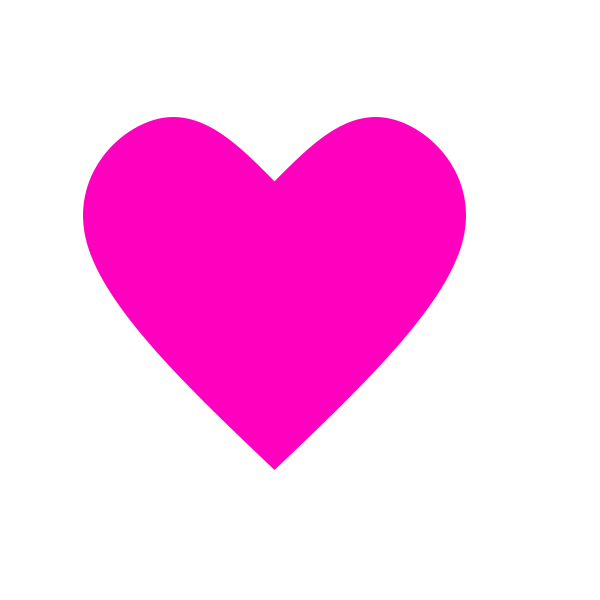
#> input picture shapes/heart.png, 600 x 600 px, found by its file name
$ jupyter execute HeartPathTest.ipynb
#> lines starting #> are read from the running program, lines starting #| are printed output that depends on the picture; after the words box and inside, x2 and y2 are one past the last pixel; in counts of white or black regions, pixels touching at a corner belong together
[cell 1]
import pandas as pd
from matplotlib import pyplot as plt
import cv2
import os

[cell 2]
def PathToFile(file, path):
    df = pd.DataFrame(columns = ["x", "y"], data = path)
    df.to_csv(file, index=False)

[cell 3]
# [12 lines left out: function Line2, not called in this run]

[cell 4]
# [7 lines left out: function Line3, not called in this run]

[cell 5]
def dist(start, end):
    dist=pow(pow(start[0]-end[0],2)+pow(start[1]-end[1],2),0.5)
    return dist

[cell 6]
# [6 lines left out: function LinearPath, not called in this run]

[cell 7]
# [10 lines left out: function Circle, not called in this run]

[cell 8]
def StartPoint(corners):
    x_min = 100000
    y_min = 100000
    y_max = 0
    x_max = 0
    count = 0
    for corner in corners:
        x,y= corner[0]
        x= int((x))
        y= int((y))

    #START POINT LOCATER

        if(x<x_min):
            x_min = x
            y_min = y

        if(y>y_max):
            y_max = y
            x_max = x
            SP_index = count
        count += 1

    SP = [x_max, y_max]
    SP_index
    #END START POINT LOCATION
    return SP_index

[cell 9]
def ValidateEdge(x1, x2, y1, y2, canny):
    #print(canny2[201+52])
    #find y's midpoint
    #[[[680.  52.]][[151. 544.]][[603. 454.]] [[228. 142.]]]
    m_y = int((y1+y2)/2)
    m_fy = int((y1+m_y)/2)
    m_ty = int((y2+m_y)/2)
    #now x
    m_x = int((x1+x2)/2)
    m_fx = int((x1+m_x)/2)
    m_tx = int((x2+m_x)/2)

    n_arr1 = []
    arr1 = []
    p_arr1 = []
    n_arr2 = []
    arr2 = []
    p_arr2 = []
    n_arr3 = []
    arr3 = []
    p_arr3 = []

    check_arr1 = []
    check_arr2 = []
    check_arr3 = []

    n_arr1_5 = canny[m_fy-5]
    n_arr1_4 = canny[m_fy-4]
    n_arr1_3 = canny[m_fy-3]
    n_arr1_2 = canny[m_fy-2]
    n_arr1_1 = canny[m_fy-1]
    arr1 = canny[m_fy]
    p_arr1_1 = canny[m_fy+1]
    p_arr1_2 = canny[m_fy+2]
    p_arr1_3 = canny[m_fy+3]
    p_arr1_4 = canny[m_fy+4]
    p_arr1_5 = canny[m_fy+5]

    n_arr2_5 = canny[m_y-5]
    n_arr2_4 = canny[m_y-4]
    n_arr2_3 = canny[m_y-3]
    n_arr2_2 = canny[m_y-2]
    n_arr2_1 = canny[m_y-1]
    arr2 = canny[m_y]
    p_arr2_1 = canny[m_y+1]
    p_arr2_2 = canny[m_y+2]
    p_arr2_3 = canny[m_y+1]
    p_arr2_4 = canny[m_y+2]
    p_arr2_5 = canny[m_y+1]

    n_arr3_5 = canny[m_ty-5]
    n_arr3_4 = canny[m_ty-4]
    n_arr3_3 = canny[m_ty-3]
    n_arr3_2 = canny[m_ty-2]
    n_arr3_1 = canny[m_ty-1]
    arr3 = canny[m_ty]
    p_arr3_1 = canny[m_ty+1]
    p_arr3_2 = canny[m_ty+2]
    p_arr3_3 = canny[m_ty+3]
    p_arr3_4 = canny[m_ty+4]
    p_arr3_5 = canny[m_ty+5]

    for x in range(m_fx-8, m_fx+8):
        check_arr1.append(n_arr1_5[x])
        check_arr1.append(n_arr1_4[x])
        check_arr1.append(n_arr1_3[x])
        check_arr1.append(n_arr1_2[x])
        check_arr1.append(n_arr1_1[x])
        check_arr1.append(arr1[x])
        check_arr1.append(p_arr1_1[x])
        check_arr1.append(p_arr1_2[x])
        check_arr1.append(p_arr1_3[x])
        check_arr1.append(p_arr1_4[x])
        check_arr1.append(p_arr1_5[x])

    for x in range(m_x-12, m_x+12):
        check_arr2.append(n_arr2_5[x])
        check_arr2.append(n_arr2_4[x])
        check_arr2.append(n_arr2_3[x])
        check_arr2.append(n_arr2_2[x])
        check_arr2.append(n_arr2_1[x])
        check_arr2.append(arr2[x])
        check_arr2.append(p_arr2_1[x])
        check_arr2.append(p_arr2_2[x])
        check_arr2.append(n_arr2_3[x])
        check_arr2.append(n_arr2_4[x])
        check_arr2.append(n_arr2_5[x])

    for x in range(m_tx-8, m_tx+8):
        check_arr3.append(n_arr3_5[x])
        check_arr3.append(n_arr3_4[x])
        check_arr3.append(n_arr3_3[x])
        check_arr3.append(n_arr3_2[x])
        check_arr3.append(n_arr3_1[x])
        check_arr3.append(arr3[x])
        check_arr3.append(p_arr3_1[x])
        check_arr3.append(p_arr3_2[x])
        check_arr3.append(p_arr3_3[x])
        check_arr3.append(p_arr3_4[x])
        check_arr3.append(p_arr3_5[x])


    flag1 = False
    flag2 = False
    flag3 = False

    for y in check_arr1:
        if(y == 255):
            flag1 = True

    for y in check_arr2:
        if(y == 255):
            flag2 = True

    for y in check_arr3:
        if(y == 255):
            flag3 = True

    return (flag1 and flag2 and flag3)

[cell 10]
def GetAllEdges(corn, canny):
    index1 = 0
    index2 = 0
    edges = []
    included = False
    for c1 in corn:
        index2 = 0
        for c2 in corn:
            if(c1[0][0] != c2[0][0] or c1[0][1] != c2[0][1]):
                if(ValidateEdge(c1[0][0], c2[0][0], c1[0][1], c2[0][1], canny) == True):
                    #edges.append([index1, index2])
                    if(len(edges) != 0):
                        for e in edges:
                            if((e[0] == index1 or e[0] == index2) and (e[1] == index1 or e[1] == index2)):
                                included = True
                        if(included == False):
                            edges.append([index1, index2])
                    else:
                        edges.append([index1, index2])
                    included = False
            index2 += 1
        index1 += 1
    return edges

[cell 11]
# [19 lines left out: function GetPath, not called in this run]

[cell 12]
# [7 lines left out: function PathCoordinates, not called in this run]

[cell 13]
# [9 lines left out: function GetAllCorners, not called in this run]

[cell 14]
# [9 lines left out: function GetAllCurvedCorners, not called in this run]

[cell 15]
# [7 lines left out: function GetCanny, not called in this run]

[cell 16]
# [7 lines left out: function GetFileName, not called in this run]

[cell 17]
image_path = os.path.join('Pictures','heart.png')
img = cv2.imread(image_path)
#> img is the input picture: shape (600, 600, 3); mean B, G, R 239.3, 192.6, 255
gray = cv2.cvtColor(img, cv2.COLOR_BGR2GRAY)
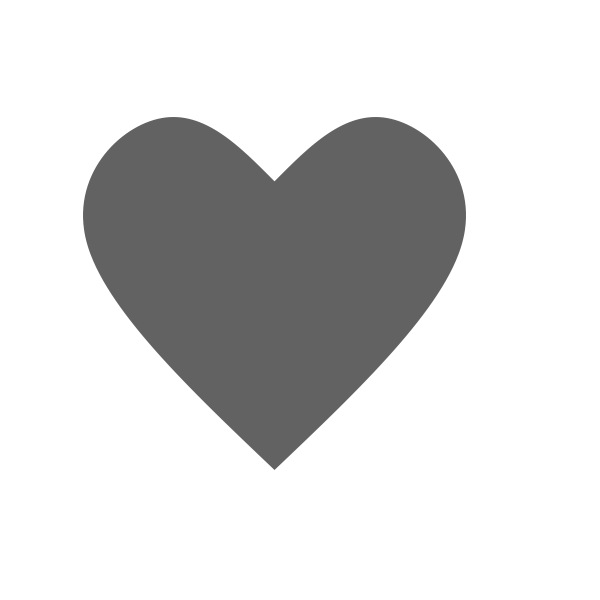
#> gray: shape (600, 600); min 98, max 255, mean 216.6
plt.imshow(gray)
blur = cv2.GaussianBlur(gray, (5,5), 0)

[cell 18]
blur = cv2.GaussianBlur(gray, (5,5), 0)
canny = cv2.Canny(blur, threshold1 = 160, threshold2 = 200)
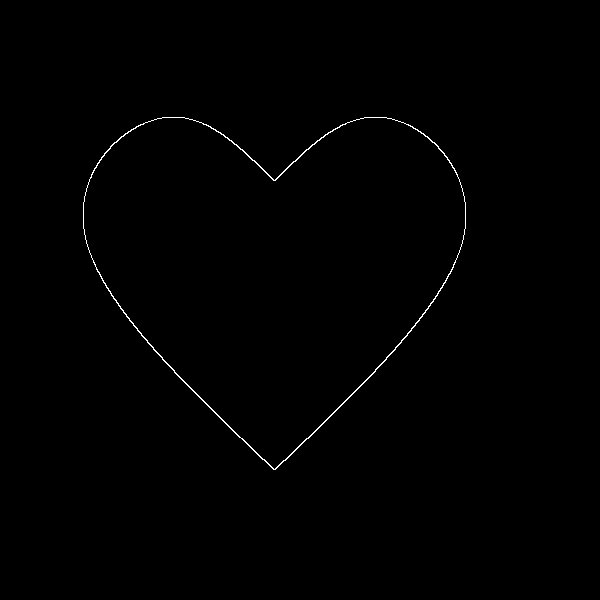
#> canny: shape (600, 600); 0.43% white in thin lines or dots, all inside (x1, y1, x2, y2) = (83, 117, 466, 470)
resize_image = cv2.resize(canny, (int(img.shape[1]/2), int(img.shape[0]/2)))
cv2.imshow('Frame View', resize_image)
plt.imshow(resize_image)

[cell 19]
corners= cv2.goodFeaturesToTrack(gray, 200, .001, 50)
#> corners = [[274, 180], [274, 468], [86, 190], [462, 190], [399, 121], [149, 121], [349, 122], [87, 244], [460, 248], [200, 122], [437, 294], [111, 294]]
print((corners))
#| [[[274. 180.]]
#|  [[274. 468.]]
#|  [[ 86. 190.]]
#|  [[462. 190.]]
#|  [[399. 121.]]
#|  [[149. 121.]]
#|  [[349. 122.]]
#|  [[ 87. 244.]]
#|  [[460. 248.]]
#|  [[200. 122.]]
#|  [[437. 294.]]
#|  [[111. 294.]]]
x = []
y = []

for c in corners:
    x.append(int(c[0][0]))
    y.append(int(c[0][1]))
#> this loop made 12 passes
#> after the loop, x = [274, 274, 86, 462, 399, 149, 349, 87, 460, 200, 437, 111]; y = [180, 468, 190, 190, 121, 121, 122, 244, 248, 122, 294, 294]
plt.scatter(x, y)
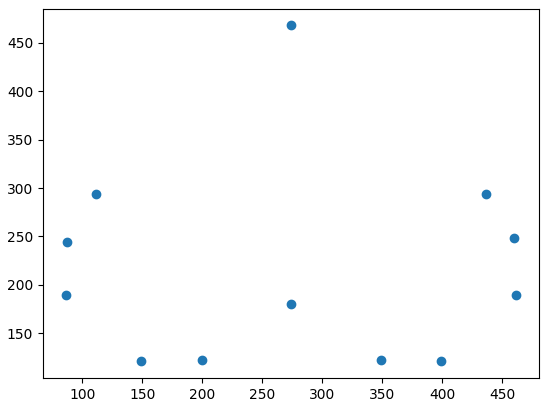
#> figure drawn by matplotlib, 1 panel

[cell 20]
x_min = 100000
y_max = 0
for corner in corners:
    x,y= corner[0]
    x= int((x)/2)
    y= int((y)/2)
    cv2.rectangle(resize_image, (x-5,y-5),(x+5,y+5),(255,0,0),-1)
#> this loop made 12 passes
#> (corner, x, y) on passes 1 to 12: ([[274, 180]], 137, 90), ([[274, 468]], 137, 234), ([[86, 190]], 43, 95), ([[462, 190]], 231, 95), ([[399, 121]], 199, 60), ([[149, 121]], 74, 60), ([[349, 122]], 174, 61), ([[87, 244]], 43, 122), ([[460, 248]], 230, 124), ([[200, 122]], 100, 61), ([[437, 294]], 218, 147), ([[111, 294]], 55, 147)
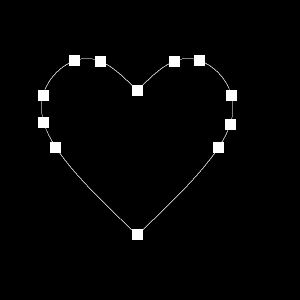
#> resize_image: shape (300, 300); min 0, max 255, mean 5


plt.imshow(resize_image)

[cell 21]
edges = GetAllEdges(corners, canny)
#> the loop in GetAllEdges, `for c1 in corn:` made 12 passes
#> c1 on passes 1 to 7: [[274, 180]], [[274, 468]], [[86, 190]], [[462, 190]], [[399, 121]], [[149, 121]], [[349, 122]]
print((edges))
#| [[0, 6], [0, 9], [1, 10], [1, 11], [2, 5], [2, 7], [3, 4], [3, 8], [4, 6], [5, 9], [7, 11], [8, 10]]

[cell 22]
SP_index = StartPoint(corners)
#> the loop in StartPoint, `for corner in corners:` made 12 passes
print(SP_index)
#| 1

[cell 23]
index1 = 0
index2 = 0
included = False
c1 = [[399, 121]]
c2 = [[349, 122]]
print(c1[0][0] != c2[0][0] or c1[0][1] != c2[0][1])
if(c1[0][0] != c2[0][0] or c1[0][1] != c2[0][1]):
    print(ValidateEdge(c1[0][0], c2[0][0], c1[0][1], c2[0][1], canny))
#| True
    if(ValidateEdge(c1[0][0], c2[0][0], c1[0][1], c2[0][1], canny) == True):
        print("hits")
                    #edges.append([index1, index2])
        if(len(edges) != 0):
            for e in edges:
                if((e[0] == index1 or e[0] == index2) and (e[1] == index1 or e[1] == index2)):
                    included = True
#> this loop made 12 passes
#> e on passes 1 to 12: [0, 6], [0, 9], [1, 10], [1, 11], [2, 5], [2, 7], [3, 4], [3, 8], [4, 6], [5, 9], [7, 11], [8, 10]
            if(included == False):
                edges.append([index1, index2])
        else:
            edges.append([index1, index2])
        included = False

[cell 24]
canny[156]
#> Out = 600 values, max 255 at index 102, min 0 at index 0, mean 3.4

[cell 25]
visited = []
index = SP_index
next_index = index
enter = False
print(index)
#| 1
print(edges)
#| [[0, 6], [0, 9], [1, 10], [1, 11], [2, 5], [2, 7], [3, 4], [3, 8], [4, 6], [5, 9], [7, 11], [8, 10], [0, 0]]
while(len(edges) != 0):
    for e in edges:
        if(e[0]==next_index):
            next_index = e[1]
            visited.append(e)
            edges.remove(e)
        elif(e[1]==next_index):
            next_index = e[0]
            visited.append([e[1],e[0]])
            edges.remove(e)
        else:
            enter = True
#> this loop made 10 passes
print(visited)
#| [[1, 10], [10, 8], [8, 3], [3, 4], [4, 6], [6, 0], [0, 0], [0, 9], [9, 5], [5, 2], [2, 7], [7, 11], [11, 1]]
